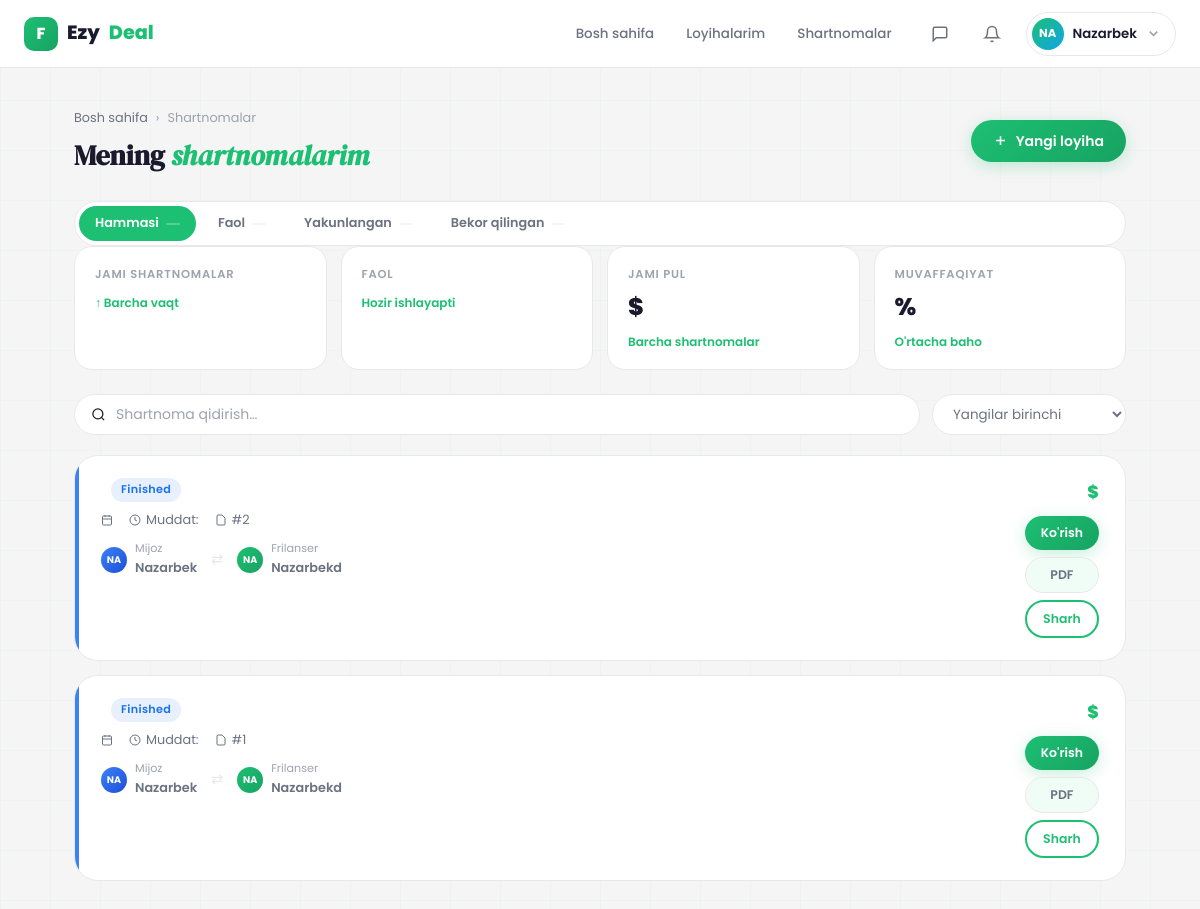
The page /contracts/all/ (signed in) on the database as committed earlier.
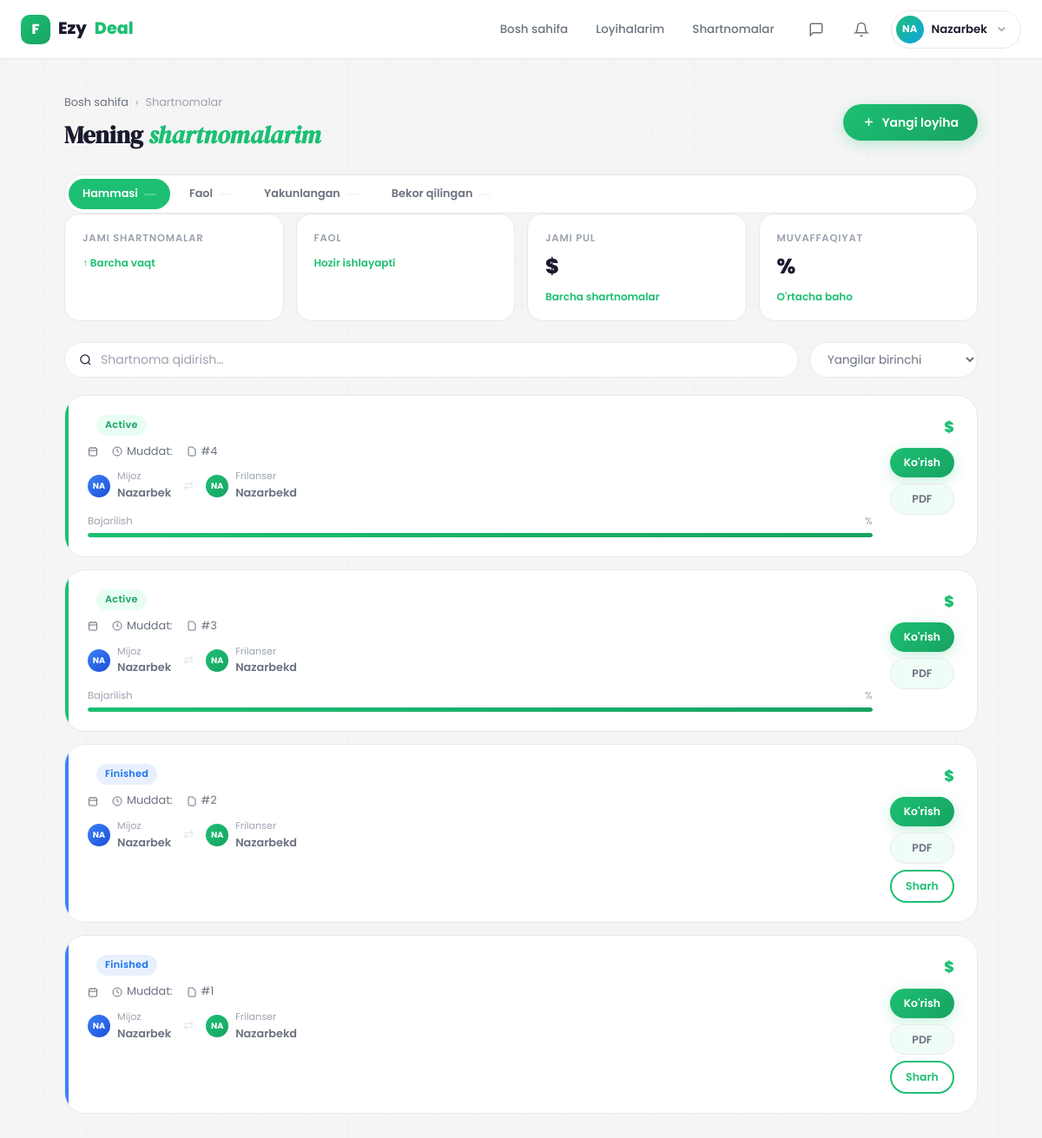
The same page on the database as committed later.
### Users/models.py (models this page shows, shortened)
class User(AbstractUser):
    ROLE_CHOICE = (
        (CLIENT, 'client'),
        (FREELANCER, 'freelancer'),
    )
    email = models.EmailField(unique=True)
    role = models.CharField(max_length=20, choices=ROLE_CHOICE)
    bio = models.TextField(blank=True, null=True)
    avatar = models.ImageField(upload_to='avatars/', blank=True, null=True)
    created_at = models.DateTimeField(auto_now_add=True)

### Contracts/models.py (models this page shows, shortened)
class Contract(models.Model):
    ACTIVE = "active"
    FINISHED = "finished"
    CANCELLED = "cancelled"
    STATUS_CHOICES = (
        (ACTIVE, "Active"),
        (FINISHED, "Finished"),
        (CANCELLED, "Cancelled"),
    )
    project = models.OneToOneField(
        Project,
        on_delete=models.CASCADE,
        related_name="contract"
    )
    client = models.ForeignKey(
        settings.AUTH_USER_MODEL,
        on_delete=models.CASCADE,
        related_name="client_contracts"
    )
    freelancer = models.ForeignKey(
        settings.AUTH_USER_MODEL,
        on_delete=models.CASCADE,
        related_name="freelancer_contracts"
    )
    agreed_price = models.DecimalField(max_digits=12, decimal_places=2)
    status = models.CharField(
        max_length=20,
        choices=STATUS_CHOICES,
        default=ACTIVE
    )
    created_at = models.DateTimeField(auto_now_add=True)
    finished_at = models.DateTimeField(blank=True, null=True)

### Contracts/views.py (the view)
# urls.py: path('all/', views.all_contracts, name='all_contracts'),
@login_required(login_url='login')
def all_contracts(request):
    if request.user.role == 'client':
        contracts = Contract.objects.filter(client=request.user).order_by('-created_at')
    elif request.user.role == 'freelancer':
        contracts = Contract.objects.filter(freelancer=request.user).order_by('-created_at')
    else:
        contracts = Contract.objects.all().order_by('-created_at')
    paginator = Paginator(contracts, 15)
    page = paginator.get_page(request.GET.get('page'))
    return render(request, 'all_contracts.html', {'contracts': page, 'page_obj': page})

### Notifications/context_processors.py (called while the page is built)
def notifications_count(request):
    if request.user.is_authenticated:
        count = request.user.notifications.filter(is_read=False).count()
        recent = list(request.user.notifications.all()[:5])
        return {'unread_notifications': count, 'recent_notifications': recent}
    return {'unread_notifications': 0, 'recent_notifications': []}

### templates/all_contracts.html (shortened to what this page needs)
{% extends 'base.html' %}
{% block content %}
<div class="contracts-page">
    <div class="contracts-topbar">
        <div>
            <div class="breadcrumb">
                <a href="{% url 'main' %}">Bosh sahifa</a>
                <span>›</span>
                <span>Shartnomalar</span>
            </div>
            <h1 class="page-heading">Mening <em>shartnomalarim</em></h1>
        </div>
        {% if user.role == 'client' %}
        <a href="{% url 'create_post' %}" class="btn btn-primary">
            <svg width="15" height="15" viewBox="0 0 24 24" fill="none" stroke="currentColor" stroke-width="2.5"><line x1="12" y1="5" x2="12" y2="19"/><line x1="5" y1="12" x2="19" y2="12"/></svg>
            Yangi loyiha
        </a>
        {% endif %}
    </div>
    <div class="filter-tabs">
        <a href="{% url 'all_contracts' %}" class="filter-tab {% if request.resolver_match.url_name == 'all_contracts' %}active{% endif %}">
            Hammasi <span class="count">{{ total_count }}</span>
        </a>
        <a href="{% url 'active_contracts' %}" class="filter-tab {% if request.resolver_match.url_name == 'active_contracts' %}active{% endif %}">
            Faol <span class="count">{{ active_count }}</span>
        </a>
        <a href="{% url 'finished_contracts' %}" class="filter-tab {% if request.resolver_match.url_name == 'finished_contracts' %}active{% endif %}">
            Yakunlangan <span class="count">{{ finished_count }}</span>
        </a>
        <a href="{% url 'cancelled_contracts' %}" class="filter-tab {% if request.resolver_match.url_name == 'cancelled_contracts' %}active{% endif %}">
            Bekor qilingan <span class="count">{{ cancelled_count }}</span>
        </a>
    </div>
    <div class="stats-row scroll-reveal">
        <div class="stat-card">
            <div class="stat-label">Jami shartnomalar</div>
            <div class="stat-delta">↑ Barcha vaqt</div>
        </div>
        <div class="stat-card">
            <div class="stat-label">Faol</div>
            <div class="stat-delta">Hozir ishlayapti</div>
        </div>
        <div class="stat-card">
            <div class="stat-label">Jami pul</div>
            <div class="stat-value">${{ total_amount }}</div>
            <div class="stat-delta">Barcha shartnomalar</div>
        </div>
        <div class="stat-card">
            <div class="stat-label">Muvaffaqiyat</div>
            <div class="stat-value">{{ success_rate }}%</div>
            <div class="stat-delta">O'rtacha baho</div>
        </div>
    </div>
    <div class="contracts-controls">
        <div class="search-field">
            <svg width="15" height="15" viewBox="0 0 24 24" fill="none" stroke="currentColor" stroke-width="2"><circle cx="11" cy="11" r="8"/><path d="m21 21-4.35-4.35"/></svg>
            <input type="text" placeholder="Shartnoma qidirish…">
        </div>
        <select class="sort-select">
            <option>Yangilar birinchi</option>
        </select>
    </div>
    <div class="contracts-list">
        {% for contract in contracts %}
        <div class="contract-card status-{{ contract.status }}" style="animation-delay: {{ forloop.counter0 }}00ms">
            <div class="contract-card-left">
                <div class="cc-header">
                    <span class="badge {% if contract.status == 'active' %}status-active{% elif contract.status == 'pending' %}status-pending{% elif contract.status == 'cancelled' %}status-cancelled{% else %}status-finished{% endif %}">
                        {{ contract.get_status_display }}
                    </span>
                </div>
                <div class="cc-meta">
                    <div class="cc-meta-item">
                        <svg width="12" height="12" viewBox="0 0 24 24" fill="none" stroke="currentColor" stroke-width="2"><rect x="3" y="4" width="18" height="18" rx="2"/><line x1="16" y1="2" x2="16" y2="6"/><line x1="8" y1="2" x2="8" y2="6"/><line x1="3" y1="10" x2="21" y2="10"/></svg>
                    </div>
                    <div class="cc-meta-item">
                        <svg width="12" height="12" viewBox="0 0 24 24" fill="none" stroke="currentColor" stroke-width="2"><circle cx="12" cy="12" r="10"/><polyline points="12 6 12 12 16 14"/></svg>
                        Muddat: {{ contract.end_date }}
                    </div>
                    <div class="cc-meta-item">
                        <svg width="12" height="12" viewBox="0 0 24 24" fill="none" stroke="currentColor" stroke-width="2"><path d="M14 2H6a2 2 0 0 0-2 2v16a2 2 0 0 0 2 2h12a2 2 0 0 0 2-2V8z"/></svg>
                        #{{ contract.id }}
                    </div>
                </div>
                <div class="cc-parties">
                    <div class="cc-avatar" style="background:linear-gradient(135deg,#3b82f6,#1d4ed8)">
                        {{ contract.client.username|slice:":2"|upper }}
                    </div>
                    <div>
                        <div class="cc-party-role">Mijoz</div>
                        <div class="cc-party-name">{{ contract.client.username }}</div>
                    </div>
                    <div class="cc-parties-sep" style="margin:0 6px;">⇄</div>
                    <div class="cc-avatar" style="background:linear-gradient(135deg,var(--accent),var(--accent-dk))">
                        {{ contract.freelancer.username|slice:":2"|upper }}
                    </div>
                    <div>
                        <div class="cc-party-role">Frilanser</div>
                        <div class="cc-party-name">{{ contract.freelancer.username }}</div>
                    </div>
                </div>
                {% if contract.status == 'active' %}
                <div class="cc-progress-wrap">
                    <div class="cc-progress-label">
                        <span>Bajarilish</span>
                        <span>{{ contract.progress_percent }}%</span>
                    </div>
                    <div class="cc-progress-bar">
                        <div class="cc-progress-fill" style="width:{{ contract.progress_percent }}%"></div>
                    </div>
                </div>
                {% endif %}
            </div>
            <div class="contract-card-right">
                <div class="cc-amount">${{ contract.amount }}</div>
                <div class="cc-actions">
                    <a href="{% url 'contract_detail' contract.id %}" class="btn btn-primary btn-sm">Ko'rish</a>
                    <a href="{% url 'contract_pdf' contract.id %}" class="btn btn-ghost btn-sm">PDF</a>
                    {% if contract.status == 'finished' and not contract.review %}
                    <a href="{% url 'write_review' contract.id %}" class="btn btn-outline btn-sm">Sharh</a>
                    {% endif %}
                </div>
            </div>
        </div>
        {% endfor %}
    </div>
</div>
{% endblock %}

### templates/base.html (shortened to what this page needs)
<!DOCTYPE html>
<html lang="uz">
<head>
</head>
<body>
<nav class="navbar">
    <div class="container">
        <a href="{% url 'logo_redirect' %}" class="nav-logo">
            <div class="logo-mark">F</div>
            Ezy<em>Deal</em>
        </a>
        <nav class="nav-links">
            {% if user.is_authenticated %}
                {% if user.role == 'freelancer' %}
                    <a href="{% url 'main_freelancer' %}" class="nav-link">Loyihalar</a>
                    <a href="{% url 'saved_projects' %}" class="nav-link">Saqlangan</a>
                    <a href="{% url 'freelancer_contract_list' %}" class="nav-link">Shartnomalar</a>
                {% else %}
                    <a href="{% url 'main_client' %}" class="nav-link">Bosh sahifa</a>
                    <a href="{% url 'myprojects' %}" class="nav-link">Loyihalarim</a>
                    <a href="{% url 'client_contract_list' %}" class="nav-link">Shartnomalar</a>
                {% endif %}
            {% else %}
                <a href="{% url 'login' %}" class="nav-link">Kirish</a>
            {% endif %}
        </nav>
        {% if user.is_authenticated %}
        <a href="{% url 'inbox' %}" class="nav-icon-btn" title="Xabarlar" style="position:relative;display:flex;align-items:center;justify-content:center;width:36px;height:36px;border-radius:50%;color:var(--text2);transition:var(--t);">
            <svg width="18" height="18" viewBox="0 0 24 24" fill="none" stroke="currentColor" stroke-width="2"><path d="M21 15a2 2 0 0 1-2 2H7l-4 4V5a2 2 0 0 1 2-2h14a2 2 0 0 1 2 2z"/></svg>
        </a>
        <a href="{% url 'notifications' %}" class="nav-icon-btn" title="Bildirishnomalar" style="position:relative;display:flex;align-items:center;justify-content:center;width:36px;height:36px;border-radius:50%;color:var(--text2);transition:var(--t);">
            <svg width="18" height="18" viewBox="0 0 24 24" fill="none" stroke="currentColor" stroke-width="2"><path d="M18 8A6 6 0 0 0 6 8c0 7-3 9-3 9h18s-3-2-3-9"/><path d="M13.73 21a2 2 0 0 1-3.46 0"/></svg>
        </a>
        <div class="profile-wrap">
            <div class="profile-btn">
                <div class="avatar">
                    {% if user.avatar %}
                        <img src="{{ user.avatar.url }}" alt="{{ user.username }}" style="width:100%;height:100%;object-fit:cover;border-radius:50%;">
                    {% else %}
                        {{ user.username|slice:":2"|upper }}
                    {% endif %}
                </div>
                <span class="uname">{{ user.username }}</span>
                <svg class="nav-icon chevron" viewBox="0 0 24 24" fill="none" stroke="currentColor" stroke-width="2.5">
                    <polyline points="6 9 12 15 18 9"/>
                </svg>
            </div>
        </div>
        {% else %}
        <a href="{% url 'register' %}" class="btn btn-primary btn-sm">Boshlash →</a>
        {% endif %}
    </div>
</nav>
<main class="main">
    {% block content %}{% endblock %}
</main>
</body>
</html>

Rows that differ between the two databases and show on the page:
added Contract: status "Active", id "4", client.username "NA", client.username "Nazarbek", freelancer.username "NA", freelancer.username "Nazarbekd"
added Contract: status "Active", id "3", client.username "NA", client.username "Nazarbek", freelancer.username "NA", freelancer.username "Nazarbekd"
